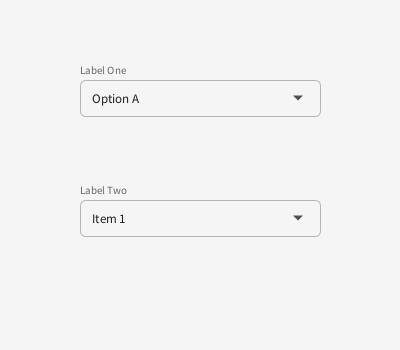
Frame 1 (no input)
Frame 60 (the mouse pressed at the canvas centre just before this capture): identical to frame 1, image omitted
Frame 120 (the mouse held since frame 60 and released just before this capture): identical to frame 1, image omitted

The Processing sketch that drew this single still picture (run headless with seeded random() and noise(); from frame 60 on, the mouse is pressed at the canvas centre):

// Processing sketch: Popup_Window
// ── Popup_Window.pde
class Dropdown {
  float x, y, w, h;
  String label;
  String[] options;
  int selectedIndex = 0;
  boolean isOpen = false;

  color bgColor     = color(255);
  color borderColor = color(180);
  color hoverColor  = color(230, 240, 255);
  color textColor   = color(30);
  color labelColor  = color(100);
  color arrowColor  = color(80);
  color headerBg    = color(245);

  int hoveredIndex = -1;
  float itemH;

  Dropdown(float x, float y, float w, float h, String label, String[] options) {
    this.x = x;
    this.y = y;
    this.w = w;
    this.h = h;
    this.label = label;
    this.options = options;
    this.itemH = h;
  }

  void draw() {
    fill(labelColor);
    noStroke();
    textSize(11);
    textAlign(LEFT, BOTTOM);
    text(label, x, y - 4);

    stroke(isOpen ? color(80, 120, 220) : borderColor);
    strokeWeight(1);
    fill(headerBg);
    rect(x, y, w, h, 6);

    fill(textColor);
    textSize(13);
    textAlign(LEFT, CENTER);
    text(options[selectedIndex], x + 12, y + h / 2);

    fill(arrowColor);
    noStroke();
    drawArrow(x + w - 22, y + h / 2, isOpen);

    if (isOpen) {
      stroke(borderColor);
      strokeWeight(1);
      for (int i = 0; i < options.length; i++) {
        float iy = y + h + i * itemH;
        boolean hovered = (i == hoveredIndex);
        fill(hovered ? hoverColor : bgColor);
        rect(x, iy, w, itemH);

        fill(textColor);
        noStroke();
        textSize(13);
        textAlign(LEFT, CENTER);
        text(options[i], x + 12, iy + itemH / 2);

        if (i == selectedIndex) {
          fill(color(80, 120, 220));
          textAlign(RIGHT, CENTER);
          text("✓", x + w - 10, iy + itemH / 2);
        }
      }
    }
  }

  void drawArrow(float cx, float cy, boolean up) {
    float s = 5;
    if (up) {
      triangle(cx - s, cy + s/2, cx + s, cy + s/2, cx, cy - s/2);
    } else {
      triangle(cx - s, cy - s/2, cx + s, cy - s/2, cx, cy + s/2);
    }
  }

  void mousePressed() {
    if (mouseX >= x && mouseX <= x + w && mouseY >= y && mouseY <= y + h) {
      isOpen = !isOpen;
    } else if (isOpen) {
      for (int i = 0; i < options.length; i++) {
        float iy = y + h + i * itemH;
        if (mouseX >= x && mouseX <= x + w && mouseY >= iy && mouseY <= iy + itemH) {
          selectedIndex = i;
          isOpen = false;
          return;
        }
      }
      isOpen = false;
    }
  }

  void mouseMoved() {
    hoveredIndex = -1;
    if (isOpen) {
      for (int i = 0; i < options.length; i++) {
        float iy = y + h + i * itemH;
        if (mouseX >= x && mouseX <= x + w && mouseY >= iy && mouseY <= iy + itemH) {
          hoveredIndex = i;
        }
      }
    }
  }

  String getSelected() {
    return options[selectedIndex];
  }
}


// =============================================
// Demo
// =============================================

Dropdown dropdownA;
Dropdown dropdownB;

void setup() {
  size(400, 350);
  smooth();

  String[] optionsA = {
    "Option A",
    "Option B",
    "Option C",
    "Option D",
    "Option E"
  };

  String[] optionsB = {
    "Item 1",
    "Item 2",
    "Item 3",
    "Item 4"
  };

  dropdownA = new Dropdown(80, 80,  240, 36, "Label One", optionsA);
  dropdownB = new Dropdown(80, 200, 240, 36, "Label Two", optionsB);
}

void draw() {
  background(245);

  // Draw bottom dropdown first so top one's list overlaps it
  dropdownB.draw();
  dropdownA.draw();
}

void mousePressed() {
  dropdownA.mousePressed();
  dropdownB.mousePressed();
}

void mouseMoved() {
  dropdownA.mouseMoved();
  dropdownB.mouseMoved();
}
